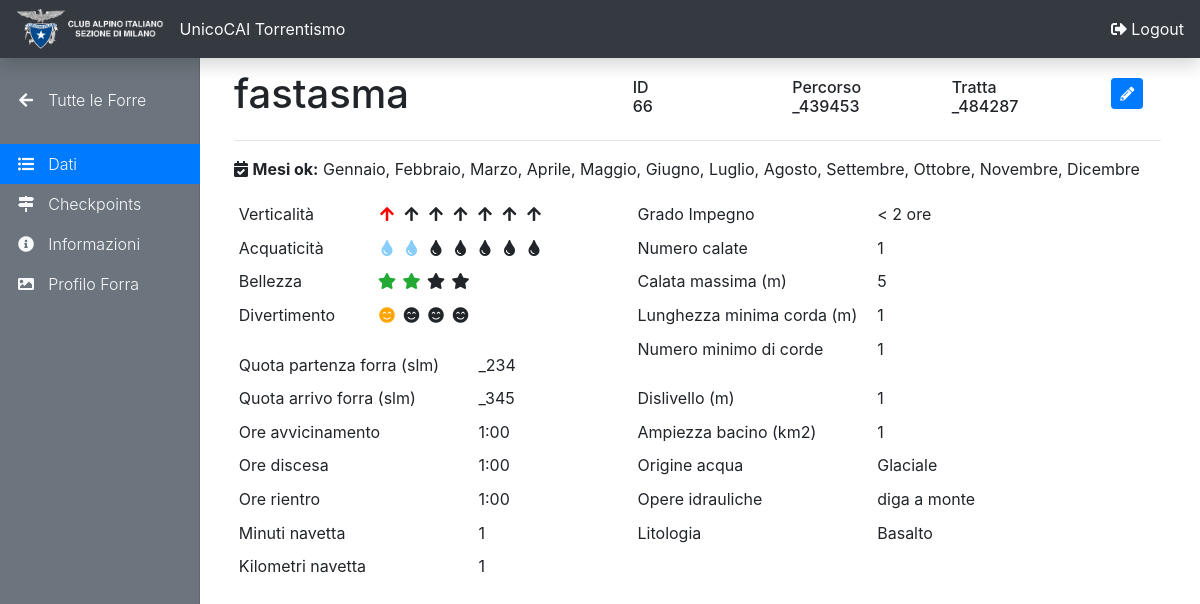
The app's page /infotor/forra/66/ with its own data.
### infotor/models.py (models this page shows, shortened)
class Forra(models.Model):
    id = models.IntegerField(verbose_name='Id Forra', db_column='id', primary_key=True)
    nome = models.CharField(verbose_name='Nome Forra', db_column='TREK1', max_length=80)
    grado_impegno = models.ForeignKey('GradoImpegno', verbose_name='Grado Impegno', db_column='IMPTOR')
    verticalita = models.DecimalField(verbose_name='Livello Verticalità', db_column='LIVVER', choices=LIVELLI,
        max_digits=1, decimal_places=0, validators=[MinValueValidator(0), MaxValueValidator(len(LIVELLI))])
    acquaticita = models.DecimalField(verbose_name='Livello Acquaticità', db_column='LIVH2O', choices=LIVELLI,
        max_digits=1, decimal_places=0, validators=[MinValueValidator(0), MaxValueValidator(len(LIVELLI))])
    bellezza = models.DecimalField(verbose_name='Punteggio Bellezza', db_column='LIVBEL', choices=PUNTEGGI,
        max_digits=1, decimal_places=0, validators=[MinValueValidator(0), MaxValueValidator(len(PUNTEGGI))])
    divertimento = models.DecimalField(verbose_name='Punteggio Divertimento', db_column='LIVDIV', choices=PUNTEGGI,
        max_digits=1, decimal_places=0, validators=[MinValueValidator(0), MaxValueValidator(len(PUNTEGGI))])
    numero_calate = models.DecimalField(verbose_name='Numero Calate', db_column='NUMC',
        max_digits=1, decimal_places=0, validators=[MinValueValidator(0)])
    calata_massima = models.DecimalField(verbose_name='Calata Massima', db_column='CALMAX',
        max_digits=1, decimal_places=0, validators=[MinValueValidator(0)])
    lunghezza_min_corda = models.DecimalField(verbose_name='Lunghezza minima corda singola', db_column='CORMIN',
        max_digits=2, decimal_places=0, validators=[MinValueValidator(0)])
    numero_min_corde = models.DecimalField(verbose_name='Numero minimo di corde', db_column='MINCORDE',
        max_digits=1, decimal_places=0, validators=[MinValueValidator(0)])
    dislivello = models.DecimalField(verbose_name='Dislivello (m)', db_column='DISLIV',
        max_digits=2, decimal_places=0)
    ampiezza_bacino = models.DecimalField(verbose_name='Ampiezza Bacino (km2)', db_column='AMPBAC',
        max_digits=4, decimal_places=0, validators=[MinValueValidator(0)])
    origine_acqua = models.ForeignKey('OrigineAcqua', verbose_name='Origine Acqua', db_column='ORIGACQUA', null=True, blank=True)
    ore_avvicinamento = models.DecimalField(verbose_name='Ore Avvicinamento', db_column='HAVV',
        max_digits=5, decimal_places=2, validators=[MinValueValidator(0), frac_min_validator])
    ore_discesa = models.DecimalField(verbose_name='Ore Discesa', db_column='HCAL',
        max_digits=5, decimal_places=2, validators=[MinValueValidator(0), frac_min_validator])
    ore_rientro = models.DecimalField(verbose_name='Ore Rientro', db_column='HRIE',
        max_digits=5, decimal_places=2, validators=[MinValueValidator(0), frac_min_validator])
    minuti_navetta = models.DecimalField(verbose_name='Minuti Navetta', db_column='MMNAV',
        max_digits=3, decimal_places=0, validators=[MinValueValidator(0)])
    km_navetta = models.DecimalField(verbose_name='Kilometri Navetta', db_column='KMNAV',
        max_digits=3, decimal_places=0, validators=[MinValueValidator(0)])
    opere_idrauliche = models.ForeignKey('OperaIdraulica', verbose_name='Opere Idrauliche', db_column='OPEIDR', null=True, blank=True)
    litologia = models.ForeignKey('Litologia', verbose_name='Litologia', db_column='LITOL', null=True, blank=True)
    stagionalita = models.ManyToManyField('Mese', verbose_name='Mesi ok', db_column='STAGIONE', null=True, blank=True)
    checkpoint1 = models.ForeignKey('Checkpoint', verbose_name='Checkpoint 1', db_column='CHECKP1',
        related_name='checkpoint1', null=True, blank=True)
    checkpoint2 = models.ForeignKey('Checkpoint', verbose_name='Checkpoint 2', db_column='CHECKP2',
        related_name='checkpoint2', null=True, blank=True)
    vincoli_ambientali = models.TextField(verbose_name='Vincoli ambientali', db_column='VINCOLI',
        max_length=250, blank=True)
    presentazione_forra = models.TextField(verbose_name='Presentazione forra', db_column='PRES',
        max_length=250, blank=True)
    descr_accesso_valle = models.TextField(verbose_name='Descrizione accesso a valle', db_column='DESACCV',
        max_length=250, blank=True)
    descr_accesso_monte = models.TextField(verbose_name='Descrizione accesso a monte', db_column='DESACCM',
        max_length=250, blank=True)
    descr_avvicinamento = models.TextField(verbose_name='Descrizione avvicinamento', db_column='DESAVV',
        max_length=250, blank=True)
    descr_percorso = models.TextField(verbose_name='Descrizione percorso', db_column='DESPERC',
        max_length=250, blank=True)
    descr_uscita = models.TextField(verbose_name='Descrizione uscita', db_column='DESUSC',
        max_length=250, blank=True)
    profilo = models.ImageField(upload_to='profili/', verbose_name='Profilo Forra', db_column='PROFILO', null=True, blank=True)
    note = models.TextField(verbose_name='Note', db_column='NOTE', max_length=250, blank=True)
    class Meta:
        verbose_name_plural = 'Forre'

class Mese(models.Model):
    codice = models.DecimalField(verbose_name='Codice', db_column='CODICE', primary_key=True,
        max_digits=2, decimal_places=0)
    mese = models.CharField(verbose_name='Mese', db_column='MESE', max_length=10)
    class Meta:
        verbose_name_plural = 'Mesi'
        ordering = ('codice', )
    def __str__(self):
        return self.mese

class GradoImpegno(models.Model):
    codice = models.CharField(verbose_name='Codice', db_column='CODICE', max_length=3, primary_key=True)
    descrizione = models.CharField(verbose_name='Descrizione', db_column='DESCRIZION', max_length=20)
    class Meta:
        verbose_name_plural = 'Gradi Impegno'
    def __str__(self):
        return self.descrizione

class OrigineAcqua(models.Model):
    codice = models.DecimalField(verbose_name='Codice', db_column='CODICE', primary_key=True,
        max_digits=2, decimal_places=0)
    descrizione = models.CharField(verbose_name='Descrizione', db_column='DESCRIZION', max_length=20)
    class Meta:
        verbose_name_plural = 'Origini Acqua'
        ordering = ('descrizione', )
    def __str__(self):
        return self.descrizione

class OperaIdraulica(models.Model):
    codice = models.CharField(verbose_name='Codice', db_column='CODICE', max_length=2, primary_key=True)
    descrizione = models.CharField(verbose_name='Descrizione', db_column='DESCRIZION', max_length=20)
    class Meta:
        verbose_name_plural = 'Opere Idrauliche'
        ordering = ('descrizione', )
    def __str__(self):
        return self.descrizione

class Litologia(models.Model):
    codice = models.DecimalField(verbose_name='Codice', db_column='CODICE', primary_key=True,
        max_digits=2, decimal_places=0)
    descrizione = models.CharField(verbose_name='Descrizione', db_column='DESCRIZION', max_length=20)
    class Meta:
        verbose_name_plural = 'Litologie'
        ordering = ('descrizione', )
    def __str__(self):
        return self.descrizione

### infotor/views.py (the view)
# urls.py: url(r'^forra/(?P<id_forra>[0-9]+)/$', views.mostra_forra, name='mostra_forra'),
def mostra_forra(request, id_forra):
    try:
        forra = Forra.objects.get(id=id_forra)
    except Forra.DoesNotExist:
        forra = None
    finally:
        punteggi = 'x' * len(PUNTEGGI)
        livelli = 'x' * len(LIVELLI)
        context_dict = {
            'forra' : forra,
            'punteggi' : punteggi,
            'livelli' : livelli,
        }
    return render(request, 'infotor/forra.html', context_dict)

### infotor/models.py (called while the page is built)
    def __str__(self):
        return str(self.immagine)

### infotor/templatetags/infotor_template_tags.py (called while the page is built)
@register.inclusion_tag('infotor/navbar.html')
def render_navbar():
    return {}

@register.inclusion_tag('infotor/sidebar_forra.html')
def render_sidebar_forra():
    return {}

@register.filter
def as_time(value):
    return str(value).replace('.', ':')

### templates/infotor/forra.html (shortened to what this page needs)
{% extends 'infotor/base.html' %}
{% load infotor_template_tags %}
{% load staticfiles %}
{% block links %}
<link rel="stylesheet" href="{% static "forra.css"%}">
{% endblock %}
{% block main %}
<div class="container-fluid">
  {% render_sidebar_forra %}
  <main role="main" class="col-md-10 ml-sm-auto col-lg-10 px-4" style="padding-top:70px">
    {% if forra %}
    <div class="row">
      <div class="col-5">
        <span class="h1">{{ forra.nome }}</span>
      </div>
      <div class="col-2 pt-2">
        <h6>ID<br>{{ forra.id }}</h6>
      </div>
      <div class="col-2 pt-2">
        <h6>Percorso<br>_439453</h6>
      </div>
      <div class="col-2 pt-2">
        <h6>Tratta<br>_484287</h6>
      </div>
      <div class="col-1 pt-2">
        <a class="btn btn-primary btn-sm" href="{% url 'modifica_forra' forra.id %}" role="button">
          <i class="fas fa-pencil-alt"></i>
        </a>
      </div>
    </div>
    <hr>
    <div class="row section" id="Dati">
      <div class="col-md-12">
        <p>
          <i class="fas fa-calendar-check"></i>
          <b>Mesi ok:</b>
          {% for mese in forra.stagionalita.all %}
            {% if forloop.counter == forra.stagionalita.all|length %}
            {{ mese }}
            {% else %}
              {{ mese }},
            {% endif %}
          {% endfor %}
        </p>
      </div>
      <div class="col-md-5 col-sm-6">
        {% if livelli and punteggi %}
        <table class="table table-sm table-borderless">
          <tbody>
            <tr>
              <td>Verticalità</td>
              <td>
                {% for i in livelli %}
                  {% if forloop.counter <= forra.verticalita %}
                  <i class="fas fa-arrow-up checked-vertical fa-fw"></i>
                  {% else %}
                  <i class="fas fa-arrow-up fa-fw"></i>
                  {% endif %}
                {% endfor %}
              </td>
            </tr>
            <tr>
              <td>Acquaticità</td>
              <td>
                {% for i in livelli %}
                  {% if forloop.counter <= forra.acquaticita %}
                  <i class="fas fa-tint checked-water fa-fw"></i>
                  {% else %}
                  <i class="fas fa-tint fa-fw"></i>
                  {% endif %}
                {% endfor %}
              </td>
            </tr>
            <tr>
              <td>Bellezza</td>
              <td>
                {% for i in punteggi %}
                  {% if forloop.counter <= forra.bellezza %}
                  <i class="fas fa-star checked-star fa-fw"></i>
                  {% else %}
                  <i class="fas fa-star fa-fw"></i>
                  {% endif %}
                {% endfor %}
                </td>
            </tr>
            <tr>
              <td>Divertimento</td>
              <td>
                {% for i in punteggi %}
                  {% if forloop.counter <= forra.divertimento %}
                  <i class="fas fa-smile-beam checked-smile fa-fw"></i>
                  {% else %}
                  <i class="fas fa-smile-beam fa-fw"></i>
                  {% endif %}
                {% endfor %}
              </td>
            </tr>
          </tbody>
        </table>
        {% else %}
        <p>Errore: punteggi mancanti</p>
        {% endif %}
        <table class="table table-sm table-borderless">
            <col width="65%">
            <col width="35%">
            <tbody>
              <tr>
                <td>Quota partenza forra (slm)</td>
                <td>_234</td>
              </tr>
              <tr>
                <td>Quota arrivo forra (slm)</td>
                <td>_345</td>
              </tr>
              <tr>
                <td>Ore avvicinamento</td>
                <td>{{ forra.ore_avvicinamento|as_time }}</td>
              </tr>
              <tr>
                <td>Ore discesa</td>
                <td>{{ forra.ore_discesa|as_time }}</td>
              </tr>
              <tr>
                <td>Ore rientro</td>
                <td>{{ forra.ore_rientro|as_time }}</td>
              </tr>
              <tr>
                <td>Minuti navetta</td>
                <td>{{ forra.minuti_navetta }}</td>
              </tr>
              <tr>
                <td>Kilometri navetta</td>
                <td>{{ forra.km_navetta }}</td>
              </tr>
            </tbody>
        </table>
      </div>
      <div class="col-md-5 col-sm-6">
        <table class="table table-sm table-borderless">
            <col width="65%">
            <col width="35%">
            <tbody>
              <tr>
                <td>Grado Impegno</td>
                <td>{{ forra.grado_impegno }}</td>
              </tr>
              <tr>
                <td>Numero calate</td>
                <td>{{ forra.numero_calate }}</td>
              </tr>
              <tr>
                <td>Calata massima (m)</td>
                <td>{{ forra.calata_massima }}</td>
              </tr>
              <tr>
                <td>Lunghezza minima corda (m)</td>
                <td>{{ forra.lunghezza_min_corda }}</td>
              </tr>
              <tr>
                <td>Numero minimo di corde</td>
                <td>{{ forra.numero_min_corde }}</td>
              </tr>
            </tbody>
        </table>
        <table class="table table-sm table-borderless">
          <col width="65%">
          <col width="35%">
          <tbody>
            <tr>
            <td>Dislivello (m)</td>
            <td>{{ forra.dislivello }}</td>
            </tr>
            <tr>
              <td>Ampiezza bacino (km2)</td>
              <td>{{ forra.ampiezza_bacino }}</td>
            </tr>
            <tr>
              <td>Origine acqua</td>
              <td>{{ forra.origine_acqua }}</td>
            </tr>
            <tr>
              <td>Opere idrauliche</td>
              <td>{{ forra.opere_idrauliche }}</td>
            </tr>
            <tr>
              <td>Litologia</td>
              <td>{{ forra.litologia }}</td>
            </tr>
          </tbody>
        </table>
      </div>
    </div>
    {% else %}
    <h1>Errore: forra mancante!</h1>
    {% endif %}
  </main>
</div>
{% endblock %}

### static/forra.css (style rules this page uses)
.checked-vertical { color: red; }
.checked-water { color: lightskyblue; }
.checked-star { color: rgb(35, 170, 53); }
.checked-smile { color: orange; }

### records on screen
Forra: nome "fastasma", id "66", LIVVER 1 (drawn), LIVH2O 2 (drawn), LIVBEL 2 (drawn), LIVDIV 1 (drawn), ore_avvicinamento|as_time "1:00", ore_discesa|as_time "1:00", ore_rientro|as_time "1:00", minuti_navetta "1", km_navetta "1", grado_impegno "< 2 ore", numero_calate "1", calata_massima "5", lunghezza_min_corda "1", numero_min_corde "1", dislivello "1", ampiezza_bacino "1", origine_acqua "Glaciale", opere_idrauliche "diga a monte", litologia "Basalto"
Mese: MESE "Gennaio"
Mese: MESE "Febbraio"
Mese: MESE "Marzo"
Mese: MESE "Aprile"
Mese: MESE "Maggio"
Mese: MESE "Giugno"
Mese: MESE "Luglio"
Mese: MESE "Agosto"
Mese: MESE "Settembre"
Mese: MESE "Ottobre"
Mese: MESE "Novembre"
Mese: MESE "Dicembre"
